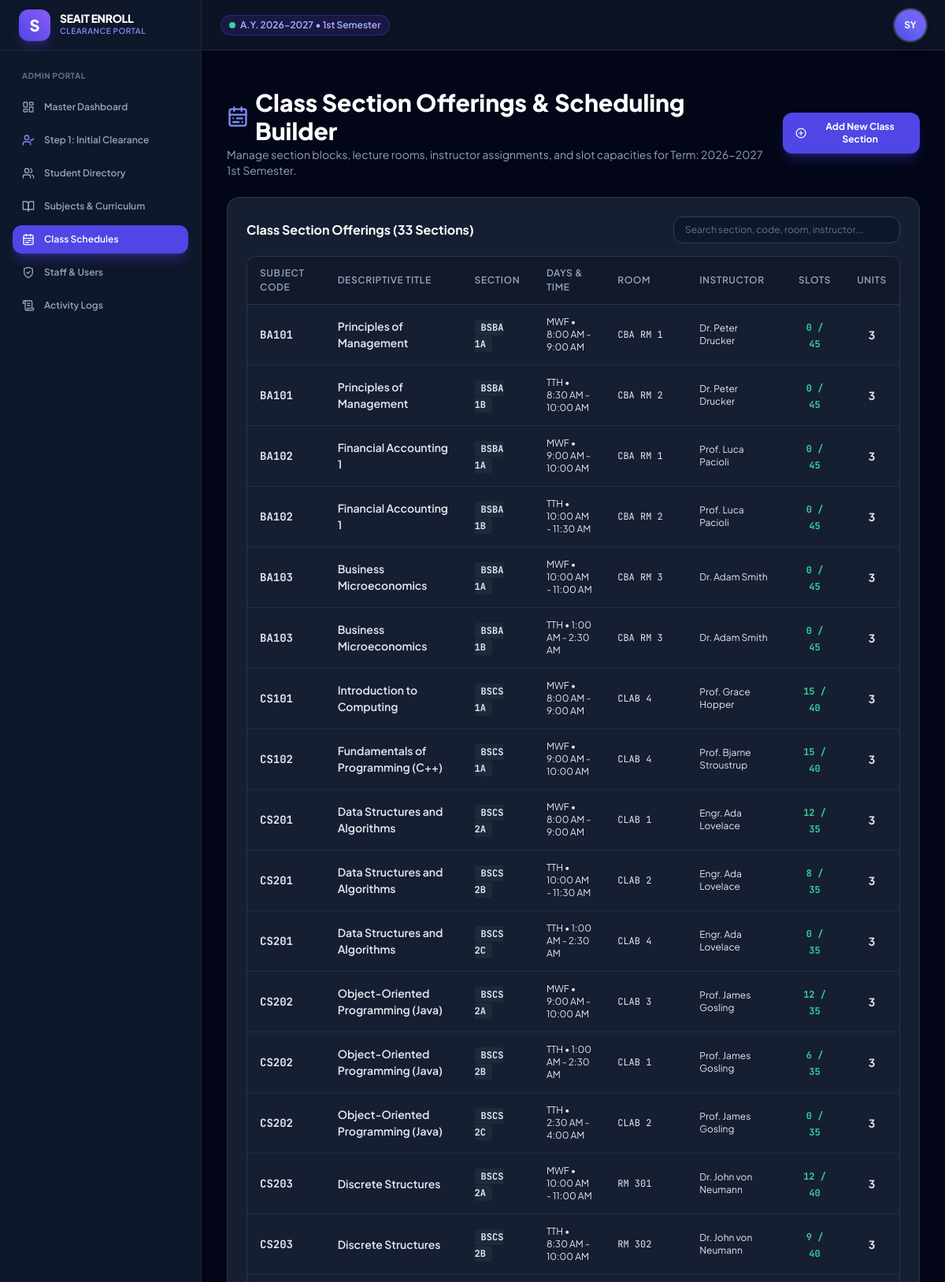
/modules/admin/schedules.php (signed in, upper part), run on the app's committed database.
### tables this page shows
CREATE TABLE `academic_terms` (
    `id` INT NOT NULL AUTO_INCREMENT PRIMARY KEY,
    `academic_year` VARCHAR(20) NOT NULL,
    `semester` VARCHAR(20) NOT NULL,
    `is_active` TINYINT(1) DEFAULT 0,
    `created_at` TIMESTAMP DEFAULT CURRENT_TIMESTAMP
);

CREATE TABLE `schedules` (
    `id` INT NOT NULL AUTO_INCREMENT PRIMARY KEY,
    `academic_term_id` INT NOT NULL,
    `subject_id` INT NOT NULL,
    `section` VARCHAR(30) NOT NULL,
    `days` VARCHAR(20) NOT NULL,
    `time_start` TIME NOT NULL,
    `time_end` TIME NOT NULL,
    `room` VARCHAR(50) NOT NULL,
    `instructor` VARCHAR(100) NOT NULL,
    `max_slots` INT DEFAULT 40,
    `enrolled_slots` INT DEFAULT 0,
    `created_at` TIMESTAMP DEFAULT CURRENT_TIMESTAMP
);

CREATE TABLE `subjects` (
    `id` INT NOT NULL AUTO_INCREMENT PRIMARY KEY,
    `program_id` INT NOT NULL,
    `code` VARCHAR(20) NOT NULL,
    `title` VARCHAR(150) NOT NULL,
    `lecture_units` INT DEFAULT 3,
    `lab_units` INT DEFAULT 0,
    `total_units` INT DEFAULT 3,
    `tuition_rate_per_unit` DECIMAL(10,2) DEFAULT 450.00,
    `lab_fee` DECIMAL(10,2) DEFAULT 0.00,
    `prerequisites` VARCHAR(100) DEFAULT 'None',
    `year_level` INT NOT NULL,
    `semester` VARCHAR(20) NOT NULL,
    `created_at` TIMESTAMP DEFAULT CURRENT_TIMESTAMP
);

### config/functions.php (called while the page is built, shortened)
<?php
function url($path = '') {
    return BASE_URL . ltrim($path, '/');
}
function is_logged_in() {
    return isset($_SESSION['user_id']) && !empty($_SESSION['user_id']);
}
function current_user() {
    return [
        'id'            => $_SESSION['user_id'] ?? null,
        'username'      => $_SESSION['username'] ?? '',
        'email'         => $_SESSION['email'] ?? '',
        'role'          => $_SESSION['role'] ?? '',
        'full_name'     => $_SESSION['full_name'] ?? '',
        'department_id' => $_SESSION['department_id'] ?? null,
        'student_id'    => $_SESSION['student_id'] ?? null,
        'student_no'    => $_SESSION['student_no'] ?? null,
        'program_id'    => $_SESSION['program_id'] ?? null,
        'program_code'  => $_SESSION['program_code'] ?? null,
    ];
}
function get_active_term() {
    $db = getDB();
    $stmt = $db->query("SELECT * FROM academic_terms WHERE is_active = 1 LIMIT 1");
    $term = $stmt->fetch();
    return $term;
}

### modules/admin/schedules.php (the view, shortened to what this page needs)
<?php
require_once __DIR__ . '/../../config/functions.php';
$db = getDB();
$active_term = get_active_term();
$schedules = $db->prepare("SELECT sch.*, sub.code, sub.title, sub.total_units, p.code as program_code
                           FROM schedules sch
                           JOIN subjects sub ON sch.subject_id = sub.id
                           JOIN programs p ON sub.program_id = p.id
                           WHERE sch.academic_term_id = ?
                           ORDER BY sub.code, sch.section");
$schedules->execute([$active_term['id']]);
$schedule_list = $schedules->fetchAll();
include __DIR__ . '/../../includes/header.php';
?>
<div class="space-y-6 max-w-7xl mx-auto">
    <div class="flex flex-col sm:flex-row sm:items-center justify-between gap-4">
        <div>
            <h1 class="text-2xl sm:text-3xl font-extrabold text-white flex items-center gap-2">
                <i data-lucide="calendar-range" class="w-7 h-7 text-indigo-400"></i>
                Class Section Offerings & Scheduling Builder
            </h1>
            <p class="text-xs sm:text-sm text-slate-400 mt-0.5">
                Manage section blocks, lecture rooms, instructor assignments, and slot capacities for Term: <?= htmlspecialchars($active_term['academic_year']) ?> <?= htmlspecialchars($active_term['semester']) ?>.
            </p>
        </div>
        <button onclick="openModal('add-sched-modal')" class="px-4 py-2.5 bg-indigo-600 hover:bg-indigo-500 text-white text-xs font-bold rounded-xl shadow-lg shadow-indigo-600/30 flex items-center gap-2 transition-all">
            <i data-lucide="plus-circle" class="w-4 h-4"></i>
            Add New Class Section
        </button>
    </div>
    <div class="glass-card p-6 space-y-4">
        <div class="flex flex-col sm:flex-row sm:items-center justify-between gap-4">
            <h2 class="text-base font-bold text-white">Class Section Offerings (<?= count($schedule_list) ?> Sections)</h2>
            <div class="w-full sm:w-72">
                <input type="text" data-table-search="sched-table" placeholder="Search section, code, room, instructor..." class="w-full bg-slate-900 border border-slate-700 rounded-xl px-3.5 py-2 text-xs text-white placeholder-slate-500 focus:outline-none focus:border-indigo-500">
            </div>
        </div>
        <div class="data-table-container">
            <table class="data-table" id="sched-table">
                <thead>
                    <tr>
                        <th>Subject Code</th>
                        <th>Descriptive Title</th>
                        <th>Section</th>
                        <th>Days & Time</th>
                        <th>Room</th>
                        <th>Instructor</th>
                        <th class="text-center">Slots</th>
                        <th class="text-center">Units</th>
                    </tr>
                </thead>
                <tbody>
                    <?php foreach ($schedule_list as $sch):
                        $is_full = ($sch['enrolled_slots'] >= $sch['max_slots']);
                    ?>
                        <tr>
                            <td class="font-mono font-bold text-indigo-400"><?= htmlspecialchars($sch['code']) ?></td>
                            <td class="font-semibold text-white"><?= htmlspecialchars($sch['title']) ?></td>
                            <td><span class="px-2 py-0.5 rounded bg-slate-800 font-mono text-xs font-bold text-slate-200"><?= htmlspecialchars($sch['section']) ?></span></td>
                            <td class="text-xs text-slate-300"><?= htmlspecialchars($sch['days']) ?> &bull; <?= date('g:i A', strtotime($sch['time_start'])) ?> - <?= date('g:i A', strtotime($sch['time_end'])) ?></td>
                            <td class="font-mono text-xs text-slate-300"><?= htmlspecialchars($sch['room']) ?></td>
                            <td class="text-xs text-slate-300"><?= htmlspecialchars($sch['instructor']) ?></td>
                            <td class="text-center">
                                <span class="font-mono text-xs font-bold <?= $is_full ? 'text-rose-400' : 'text-emerald-400' ?>">
                                    <?= $sch['enrolled_slots'] ?> / <?= $sch['max_slots'] ?>
                                </span>
                            </td>
                            <td class="text-center font-bold text-white"><?= htmlspecialchars($sch['total_units']) ?></td>
                        </tr>
                    <?php endforeach; ?>
                </tbody>
            </table>
        </div>
    </div>
</div>
<?php include __DIR__ . '/../../includes/footer.php'; ?>

### includes/header.php (shortened to what this page needs)
<?php
require_once __DIR__ . '/../config/functions.php';
$user = current_user();
$active_term = get_active_term();
?>
<!DOCTYPE html>
<html lang="en" class="dark">
<head>
    <script src="https://cdn.tailwindcss.com"></script>
    <link rel="stylesheet" href="<?= url('assets/css/style.css') ?>">
    <link rel="stylesheet" href="<?= url('assets/css/print.css') ?>" media="print">
</head>
<body class="bg-slate-950 text-slate-100 flex min-h-screen">
    <?php if (is_logged_in()): ?>
    <?php include __DIR__ . '/sidebar.php'; ?>
    <?php endif; ?>
    <div class="flex-1 flex flex-col min-w-0">
        <?php if (is_logged_in()): ?>
        <header class="h-16 bg-slate-900/80 backdrop-blur-md border-b border-slate-800 flex items-center justify-between px-4 sm:px-6 z-30 sticky top-0">
            <div class="flex items-center gap-3">
                <div class="flex items-center gap-2">
                    <span class="inline-flex items-center gap-1.5 px-2.5 py-1 rounded-full text-xs font-semibold bg-indigo-950/80 text-indigo-300 border border-indigo-700/50">
                        <span class="w-2 h-2 rounded-full bg-emerald-400 animate-pulse"></span>
                        A.Y. <?= htmlspecialchars($active_term['academic_year']) ?> &bull; <?= htmlspecialchars($active_term['semester']) ?>
                    </span>
                </div>
            </div>
            <div class="flex items-center gap-4">
                <div class="relative" id="user-profile-menu-container">
                    <button type="button" id="user-profile-btn" onclick="toggleUserProfileDropdown(event)" class="w-10 h-10 rounded-full bg-gradient-to-tr from-indigo-600 via-indigo-500 to-violet-500 hover:from-indigo-500 hover:to-violet-400 flex items-center justify-center font-bold text-xs text-white shadow-lg ring-2 ring-slate-700 hover:ring-indigo-400 active:scale-95 transition-all focus:outline-none cursor-pointer select-none" aria-label="User profile menu" aria-expanded="false" title="Tap to toggle Actions Menu">
                        <span id="user-avatar-initials" class="pointer-events-none"><?= strtoupper(substr($user['full_name'] ?? $user['username'], 0, 2)) ?></span>
                    </button>
                </div>
            </div>
        </header>
        <?php endif; ?>
        <div class="px-4 sm:px-6 pt-4">
        </div>
        <main class="flex-1 overflow-y-auto p-4 sm:p-6 lg:p-8">

### assets/css/style.css (style rules this page uses)
:root { --font-main: 'Plus Jakarta Sans', -apple-system, BlinkMacSystemFont, 'Segoe UI', Roboto, sans-serif; --font-mono: 'JetBrains Mono', monospace; --primary: #4f46e5; --primary-hover: #4338ca; --primary-light: #eef2ff; --primary-dark: #3730a3; --accent: #06b6d4; --success: #10b981; --warning: #f59e0b; --danger: #ef4444; --info: #3b82f6; --bg-main: #0f172a; --bg-surface: #1e293b; --bg-card: rgba(30, 41, 59, 0.75); --border-color: rgba(51, 65, 85, 0.7); --text-primary: #f8fafc; --text-secondary: #94a3b8; --text-muted: #64748b; --radius-sm: 8px; --radius-md: 12px; --radius-lg: 16px; --radius-xl: 24px; --shadow-subtle: 0 4px 6px -1px rgba(0, 0, 0, 0.1), 0 2px 4px -1px rgba(0, 0, 0, 0.06); --shadow-card: 0 10px 25px -5px rgba(0, 0, 0, 0.3), 0 8px 10px -6px rgba(0, 0, 0, 0.2); --shadow-glow: 0 0 25px -5px rgba(79, 70, 229, 0.35); }
* { box-sizing: border-box; margin: 0; padding: 0; }
body { font-family: var(--font-main); background-color: var(--bg-main); color: var(--text-primary); min-height: 100vh; overflow-x: hidden; line-height: 1.5; }
.glass-card { background: var(--bg-card); backdrop-filter: blur(16px); -webkit-backdrop-filter: blur(16px); border: 1px solid var(--border-color); border-radius: var(--radius-lg); box-shadow: var(--shadow-card); }
.data-table-container { overflow-x: auto; border-radius: var(--radius-md); border: 1px solid var(--border-color); }
.data-table { width: 100%; border-collapse: separate; border-spacing: 0; font-size: 0.875rem; text-align: left; }
.data-table th { background-color: rgba(15, 23, 42, 0.7); color: #94a3b8; font-weight: 600; text-transform: uppercase; font-size: 0.75rem; letter-spacing: 0.05em; padding: 12px 16px; border-bottom: 1px solid var(--border-color); }
.data-table td { padding: 14px 16px; border-bottom: 1px solid rgba(51, 65, 85, 0.4); color: #e2e8f0; }

### data on the page
academic_terms: academic_year "2026-2027", semester "1st Semester"
schedules: subject.code "BA101", subject.title "Principles of Management", section "BSBA 1A", days "MWF", time_start "8:00 AM", time_end "9:00 AM", room "CBA RM 1", instructor "Dr. Peter Drucker", enrolled_slots "0", max_slots "45", subject.total_units "3"
schedules: subject.code "BA101", subject.title "Principles of Management", section "BSBA 1B", days "TTH", time_start "8:30 AM", time_end "10:00 AM", room "CBA RM 2", instructor "Dr. Peter Drucker", enrolled_slots "0", max_slots "45", subject.total_units "3"
schedules: subject.code "BA102", subject.title "Financial Accounting 1", section "BSBA 1A", days "MWF", time_start "9:00 AM", time_end "10:00 AM", room "CBA RM 1", instructor "Prof. Luca Pacioli", enrolled_slots "0", max_slots "45", subject.total_units "3"
schedules: subject.code "BA102", subject.title "Financial Accounting 1", section "BSBA 1B", days "TTH", time_start "10:00 AM", time_end "11:30 AM", room "CBA RM 2", instructor "Prof. Luca Pacioli", enrolled_slots "0", max_slots "45", subject.total_units "3"
schedules: subject.code "BA103", subject.title "Business Microeconomics", section "BSBA 1A", days "MWF", time_start "10:00 AM", time_end "11:00 AM", room "CBA RM 3", instructor "Dr. Adam Smith", enrolled_slots "0", max_slots "45", subject.total_units "3"
schedules: subject.code "BA103", subject.title "Business Microeconomics", section "BSBA 1B", days "TTH", time_start "1:00 AM", time_end "2:30 AM", room "CBA RM 3", instructor "Dr. Adam Smith", enrolled_slots "0", max_slots "45", subject.total_units "3"
schedules: subject.code "CS101", subject.title "Introduction to Computing", section "BSCS 1A", days "MWF", time_start "8:00 AM", time_end "9:00 AM", room "CLAB 4", instructor "Prof. Grace Hopper", enrolled_slots "15", max_slots "40", subject.total_units "3"
schedules: subject.code "CS102", subject.title "Fundamentals of Programming (C++)", section "BSCS 1A", days "MWF", time_start "9:00 AM", time_end "10:00 AM", room "CLAB 4", instructor "Prof. Bjarne Stroustrup", enrolled_slots "15", max_slots "40", subject.total_units "3"
schedules: subject.code "CS201", subject.title "Data Structures and Algorithms", section "BSCS 2A", days "MWF", time_start "8:00 AM", time_end "9:00 AM", room "CLAB 1", instructor "Engr. Ada Lovelace", enrolled_slots "12", max_slots "35", subject.total_units "3"
schedules: subject.code "CS201", subject.title "Data Structures and Algorithms", section "BSCS 2B", days "TTH", time_start "10:00 AM", time_end "11:30 AM", room "CLAB 2", instructor "Engr. Ada Lovelace", enrolled_slots "8", max_slots "35", subject.total_units "3"
schedules: subject.code "CS201", subject.title "Data Structures and Algorithms", section "BSCS 2C", days "TTH", time_start "1:00 AM", time_end "2:30 AM", room "CLAB 4", instructor "Engr. Ada Lovelace", enrolled_slots "0", max_slots "35", subject.total_units "3"
schedules: subject.code "CS202", subject.title "Object-Oriented Programming (Java)", section "BSCS 2A", days "MWF", time_start "9:00 AM", time_end "10:00 AM", room "CLAB 3", instructor "Prof. James Gosling", enrolled_slots "12", max_slots "35", subject.total_units "3"
schedules: subject.code "CS202", subject.title "Object-Oriented Programming (Java)", section "BSCS 2B", days "TTH", time_start "1:00 AM", time_end "2:30 AM", room "CLAB 1", instructor "Prof. James Gosling", enrolled_slots "6", max_slots "35", subject.total_units "3"
schedules: subject.code "CS202", subject.title "Object-Oriented Programming (Java)", section "BSCS 2C", days "TTH", time_start "2:30 AM", time_end "4:00 AM", room "CLAB 2", instructor "Prof. James Gosling", enrolled_slots "0", max_slots "35", subject.total_units "3"
schedules: subject.code "CS203", subject.title "Discrete Structures", section "BSCS 2A", days "MWF", time_start "10:00 AM", time_end "11:00 AM", room "RM 301", instructor "Dr. John von Neumann", enrolled_slots "12", max_slots "40", subject.total_units "3"
schedules: subject.code "CS203", subject.title "Discrete Structures", section "BSCS 2B", days "TTH", time_start "8:30 AM", time_end "10:00 AM", room "RM 302", instructor "Dr. John von Neumann", enrolled_slots "9", max_slots "40", subject.total_units "3"

### other printed values
$role "ADMIN"
substr($user['full_name'] ?? $user['username'], 0, 2) "SY"
count($schedule_list) "33"
